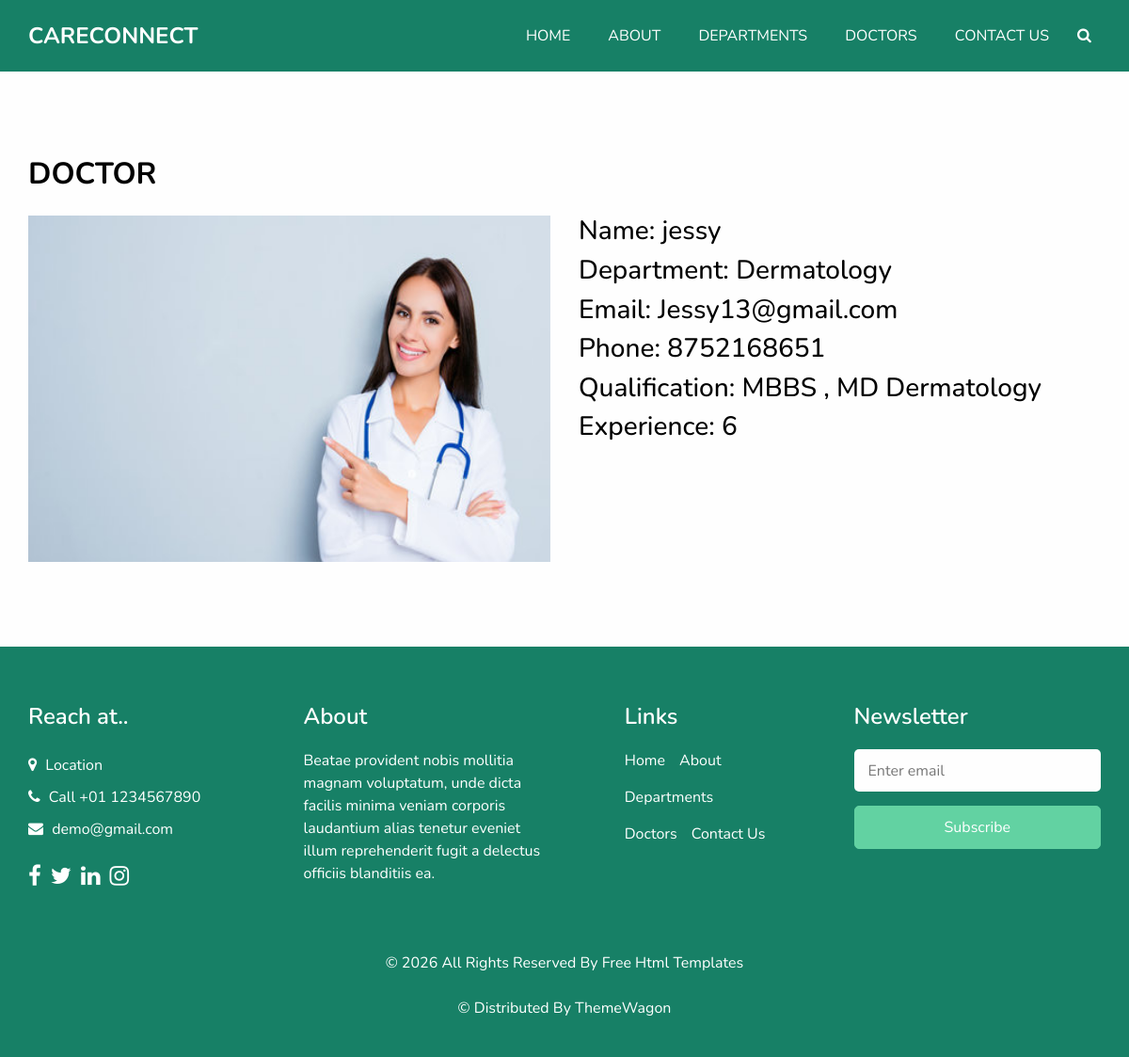
The app's page /appointment/single_doctor/9/ with its own data.
### hospitalapp/models.py (models this page shows, shortened)
class DoctorDb(models.Model):
    Doctor_Name = models.CharField(max_length=100)
    Department = models.CharField(max_length=100)
    Email = models.EmailField()
    Phone = models.IntegerField()
    Qualification = models.CharField(max_length=200)
    Experience = models.IntegerField()
    Image = models.ImageField(upload_to="doctor/",blank=True, null=True)

### webapp/views.py (the view)
# urls.py: path('single_doctor/<int:d_id>/',views.single_doctor, name='single_doctor'),
def single_doctor(request,d_id):
    single_doctor=DoctorDb.objects.get(id=d_id)
    return render(request, 'Single_Doctor.html',{'single_doctor':single_doctor})

### webapp/templates/Single_Doctor.html (shortened to what this page needs)
<!DOCTYPE html>
{% load static %}
<html>
<head>
  <link rel="stylesheet" type="text/css" href="{% static 'web/css/bootstrap.css' %}" />
  <link rel="stylesheet" type="text/css" href="https://cdnjs.cloudflare.com/ajax/libs/OwlCarousel2/2.3.4/assets/owl.carousel.min.css" />
  <link href="{% static 'web/css/font-awesome.min.css' %}" rel="stylesheet" />
  <link href="{% static 'web/css/style.css' %}" rel="stylesheet" />
  <link href="{% static 'web/css/responsive.css' %}" rel="stylesheet" />
</head>
<body class="sub_page">
  <div class="hero_area">
    <header class="header_section">
      <div class="container">
        <nav class="navbar navbar-expand-lg custom_nav-container ">
          <a class="navbar-brand" href="index.html">
            <span>
              CARECONNECT
            </span>
          </a>
          <div class="collapse navbar-collapse" id="navbarSupportedContent">
            <ul class="navbar-nav">
              <li class="nav-item active">
                <a class="nav-link" href="{% url 'home' %}">Home</a>
              </li>
              <li class="nav-item">
                <a class="nav-link" href="{% url 'about' %}"> About</a>
              </li>
              <li class="nav-item">
                <a class="nav-link" href="{% url 'all_departments' %}">Departments</a>
              </li>
              <li class="nav-item">
                <a class="nav-link" href="{% url 'doctors' %}">Doctors <span class="sr-only">(current)</span></a>
              </li>
              <li class="nav-item">
                <a class="nav-link" href="{% url 'contact' %}">Contact Us</a>
              </li>
              <form class="form-inline">
                <button class="btn  my-2 my-sm-0 nav_search-btn" type="submit">
                  <i class="fa fa-search" aria-hidden="true"></i>
                </button>
              </form>
            </ul>
          </div>
        </nav>
      </div>
    </header>
  </div>
  <section class="contact_section layout_padding">
    <div class="container">
      <div class="heading_container">
        <h2>
          DOCTOR
        </h2>
      </div>
      <div class="row">
        <div class="col-md-6">
          <div class="map_container">
            <div>
              <img src="{{ single_doctor.Image.url }}" height="450px" width="600px">
            </div>
          </div>
        </div>
        <div class="col-md-6">
          <div class="form_container contact-form">
            <div>
              <h3>Name: {{ single_doctor.Doctor_Name }}</h3>
            </div>
            <div>
              <h3>Department: {{ single_doctor.Department }}</h3>
            </div>
            <div>
              <h3>Email: {{ single_doctor.Email }}</h3>
            </div>
            <div>
              <h3>Phone: {{ single_doctor.Phone }}</h3>
            </div>
            <div>
              <h3>Qualification: {{ single_doctor.Qualification }}</h3>
            </div>
            <div>
              <h3>Experience: {{ single_doctor.Experience }}</h3>
            </div>
          </div>
        </div>
      </div>
    </div>
  </section>
  <footer class="footer_section">
    <div class="container">
      <div class="row">
        <div class="col-md-6 col-lg-3 footer_col">
          <div class="footer_contact">
            <h4>
              Reach at..
            </h4>
            <div class="contact_link_box">
              <a href="">
                <i class="fa fa-map-marker" aria-hidden="true"></i>
                <span>
                  Location
                </span>
              </a>
              <a href="">
                <i class="fa fa-phone" aria-hidden="true"></i>
                <span>
                  Call +01 1234567890
                </span>
              </a>
              <a href="">
                <i class="fa fa-envelope" aria-hidden="true"></i>
                <span>
                  demo@gmail.com
                </span>
              </a>
            </div>
          </div>
          <div class="footer_social">
            <a href="">
              <i class="fa fa-facebook" aria-hidden="true"></i>
            </a>
            <a href="">
              <i class="fa fa-twitter" aria-hidden="true"></i>
            </a>
            <a href="">
              <i class="fa fa-linkedin" aria-hidden="true"></i>
            </a>
            <a href="">
              <i class="fa fa-instagram" aria-hidden="true"></i>
            </a>
          </div>
        </div>
        <div class="col-md-6 col-lg-3 footer_col">
          <div class="footer_detail">
            <h4>
              About
            </h4>
            <p>
              Beatae provident nobis mollitia magnam voluptatum, unde dicta facilis minima veniam corporis laudantium alias tenetur eveniet illum reprehenderit fugit a delectus officiis blanditiis ea.
            </p>
          </div>
        </div>
        <div class="col-md-6 col-lg-2 mx-auto footer_col">
          <div class="footer_link_box">
            <h4>
              Links
            </h4>
            <div class="footer_links">
              <a class="" href="index.html">
                Home
              </a>
              <a class="" href="about.html">
                About
              </a>
              <a class="" href="departments.html">
                Departments
              </a>
              <a class="" href="doctors.html">
                Doctors
              </a>
              <a class="active" href="contact.html">
                Contact Us
              </a>
            </div>
          </div>
        </div>
        <div class="col-md-6 col-lg-3 footer_col ">
          <h4>
            Newsletter
          </h4>
          <form action="#">
            <input type="email" placeholder="Enter email" />
            <button type="submit">
              Subscribe
            </button>
          </form>
        </div>
      </div>
      <div class="footer-info">
        <p>
          &copy; <span id="displayYear"></span> All Rights Reserved By
          <a href="https://html.design/">Free Html Templates<br><br></a>
            &copy;  Distributed By
            <a href="https://themewagon.com/">ThemeWagon</a>
        </p>
      </div>
    </div>
  </footer>
</body>
</html>

### webapp/static/web/css/style.css (style rules this page uses)
body { font-family: 'Nunito', sans-serif; color: #000000; background-color: #fefefe; overflow-x: hidden; }
.layout_padding { padding: 90px 0; }
.heading_container { display: -webkit-box; display: -ms-flexbox; display: flex; -webkit-box-orient: vertical; -webkit-box-direction: normal; -ms-flex-direction: column; flex-direction: column; -webkit-box-align: start; -ms-flex-align: start; align-items: flex-start; }
.heading_container h2 { position: relative; font-weight: bold; margin-bottom: 0; text-transform: uppercase; }
a, a:hover, a:focus { text-decoration: none; }
.btn, .btn:focus { outline: none !important; -webkit-box-shadow: none; box-shadow: none; }
.hero_area { position: relative; min-height: 100vh; display: -webkit-box; display: -ms-flexbox; display: flex; -webkit-box-orient: vertical; -webkit-box-direction: normal; -ms-flex-direction: column; flex-direction: column; }
.sub_page .hero_area { min-height: auto; background-color: #178066; }
.header_section { padding: 15px 0; }
.navbar-brand span { font-weight: bold; font-size: 24px; color: #ffffff; text-transform: uppercase; }
.custom_nav-container { padding: 0; }
.custom_nav-container .navbar-nav { margin-left: auto; }
.custom_nav-container .navbar-nav .nav-item .nav-link { padding: 5px 20px; color: #ffffff; text-align: center; text-transform: uppercase; border-radius: 5px; -webkit-transition: all 0.3s; transition: all 0.3s; }
.custom_nav-container .nav_search-btn { width: 35px; height: 35px; padding: 0; border: none; color: #ffffff; }
.contact_section { position: relative; }
.contact_section .heading_container { margin-bottom: 25px; }
.contact_section .heading_container h2 { text-transform: uppercase; }
.contact_section .map_container { height: 368px; overflow: hidden; display: -webkit-box; display: -ms-flexbox; display: flex; -webkit-box-align: stretch; -ms-flex-align: stretch; align-items: stretch; padding: 0; }
.footer_section { background: #178066; color: #ffffff; padding: 60px 0 15px 0; position: relative; }
.footer_section h4 { font-weight: 600; margin-bottom: 20px; }
.footer_section .footer_col { margin-bottom: 30px; }
.footer_section .footer_contact .contact_link_box { display: -webkit-box; display: -ms-flexbox; display: flex; -webkit-box-orient: vertical; -webkit-box-direction: normal; -ms-flex-direction: column; flex-direction: column; }
.footer_section .footer_contact .contact_link_box a { margin: 5px 0; color: #ffffff; }
.footer_section .footer_contact .contact_link_box a i { margin-right: 5px; }
.footer_section .footer_social { display: -webkit-box; display: -ms-flexbox; display: flex; margin-top: 20px; margin-bottom: 10px; }
.footer_section .footer_social a { display: -webkit-box; display: -ms-flexbox; display: flex; -webkit-box-pack: center; -ms-flex-pack: center; justify-content: center; -webkit-box-align: center; -ms-flex-align: center; align-items: center; color: #ffffff; border-radius: 100%; margin-right: 10px; font-size: 24px; }
.footer_section .footer_links { display: -webkit-box; display: -ms-flexbox; display: flex; -ms-flex-wrap: wrap; flex-wrap: wrap; }
.footer_section .footer_links a { display: -webkit-box; display: -ms-flexbox; display: flex; -webkit-box-align: center; -ms-flex-align: center; align-items: center; margin-right: 15px; margin-bottom: 15px; color: #ffffff; }
.footer_section form input { border: none; background-color: #fefefe; width: 100%; height: 45px; color: #000000; outline: none; border-radius: 5px; padding: 0 15px; }
.footer_section form input::placeholder { color: #777; }
.footer_section form button { width: 100%; text-align: center; display: inline-block; padding: 10px 55px; background-color: #62d2a2; color: #ffffff; border-radius: 5px; -webkit-transition: all 0.3s; transition: all 0.3s; border: 1px solid #62d2a2; margin-top: 15px; }
.footer_section .footer-info { text-align: center; }
.footer_section .footer-info p { color: #ffffff; padding: 25px 0; margin: 0; }
.footer_section .footer-info p a { color: inherit; }

### webapp/static/web/css/responsive.css (style rules this page uses)
@media (min-width: 1200px) { .container { max-width: 1170px; } }

### records on screen
DoctorDb: Image (picture), Doctor_Name "jessy", Department "Dermatology", Email "Jessy13@gmail.com", Phone "8752168651", Qualification "MBBS , MD Dermatology", Experience "6"
